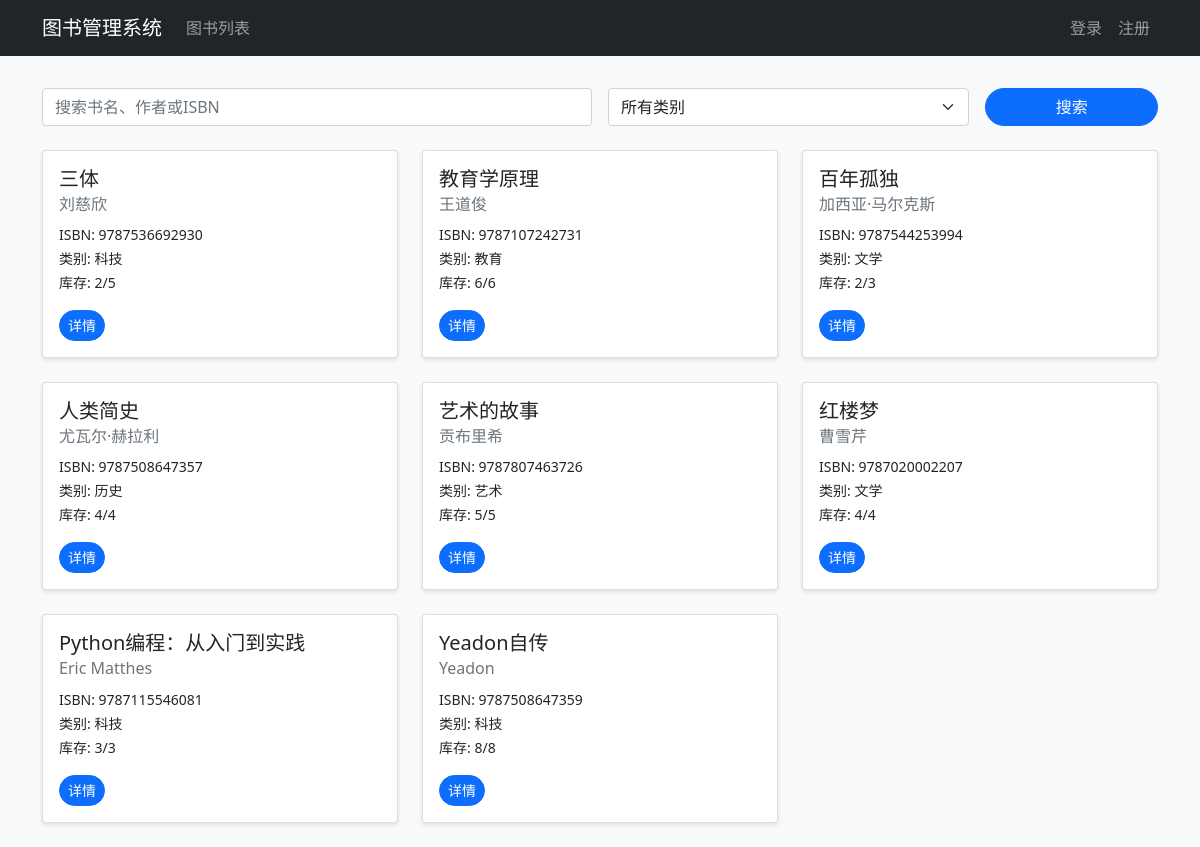
/books, run on the app's committed database.
### app/models/book.py (models this page shows)
class Book(db.Model):
    __tablename__ = 'books'
    id = db.Column(db.Integer, primary_key=True)
    isbn = db.Column(db.String(13), unique=True, nullable=False)
    title = db.Column(db.String(200), nullable=False)
    author = db.Column(db.String(100), nullable=False)
    publisher = db.Column(db.String(100))
    publish_date = db.Column(db.Date)
    category = db.Column(db.String(50))
    total_copies = db.Column(db.Integer, default=1)
    available_copies = db.Column(db.Integer, default=1)
    loans = db.relationship('Loan', backref='book', lazy=True)

### app/routes/book.py (the view)
@bp.route('/books')
def book_list():
    books = Book.query.all()
    return render_template('book/list.html', books=books)

### app/templates/book/list.html (shortened to what this page needs)
{% extends "base.html" %}
{% block content %}
<div class="mb-4">
    <form action="{{ url_for('book.search') }}" method="GET" class="row g-3">
        <div class="col-md-6">
            <input type="text" class="form-control" name="q" placeholder="搜索书名、作者或ISBN"
                   value="{{ request.args.get('q', '') }}">
        </div>
        <div class="col-md-4">
            <select class="form-select" name="category">
                <option value="">所有类别</option>
            </select>
        </div>
        <div class="col-md-2">
            <button type="submit" class="btn btn-primary w-100">搜索</button>
        </div>
    </form>
</div>
<div class="row">
    {% for book in books %}
    <div class="col-md-4 mb-4">
        <div class="card h-100">
            <div class="card-body">
                <h5 class="card-title">{{ book.title }}</h5>
                <h6 class="card-subtitle mb-2 text-muted">{{ book.author }}</h6>
                <p class="card-text">
                    <small>ISBN: {{ book.isbn }}</small><br>
                    <small>类别: {{ book.category }}</small><br>
                    <small>库存: {{ book.available_copies }}/{{ book.total_copies }}</small>
                </p>
                <div class="d-flex justify-content-between">
                    <a href="{{ url_for('book.book_detail', id=book.id) }}"
                       class="btn btn-primary btn-sm">详情</a>
                </div>
            </div>
        </div>
    </div>
    {% endfor %}
</div>
{% endblock %}

### app/static/css/style.css (style rules this page uses)
body { background-color: #f8f9fa; }
.card { box-shadow: 0 2px 4px rgba(0,0,0,0.1); transition: transform 0.2s; }
.btn { border-radius: 20px; }

### data on the page
Book: title "三体", author "刘慈欣", isbn "9787536692930", category "科技", available_copies "2", total_copies "5"
Book: title "教育学原理", author "王道俊", isbn "9787107242731", category "教育", available_copies "6", total_copies "6"
Book: title "百年孤独", author "加西亚·马尔克斯", isbn "9787544253994", category "文学", available_copies "2", total_copies "3"
Book: title "人类简史", author "尤瓦尔·赫拉利", isbn "9787508647357", category "历史", available_copies "4", total_copies "4"
Book: title "艺术的故事", author "贡布里希", isbn "9787807463726", category "艺术", available_copies "5", total_copies "5"
Book: title "红楼梦", author "曹雪芹", isbn "9787020002207", category "文学", available_copies "4", total_copies "4"
Book: title "Python编程：从入门到实践", author "Eric Matthes", isbn "9787115546081", category "科技", available_copies "3", total_copies "3"
Book: title "Yeadon自传", author "Yeadon", isbn "9787508647359", category "科技", available_copies "8", total_copies "8"
